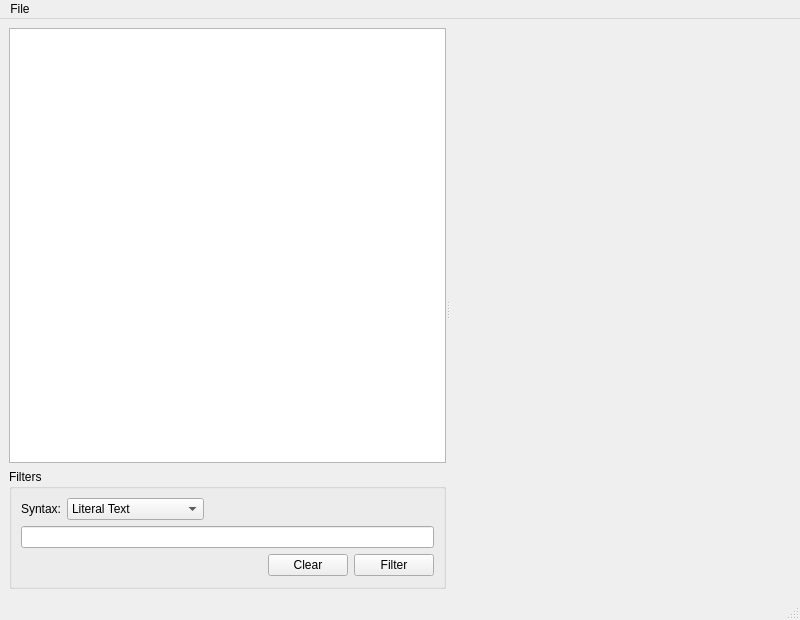
<?xml version="1.0" encoding="UTF-8"?>
<ui version="4.0">
 <class>MainWindow</class>
 <widget class="QMainWindow" name="MainWindow">
  <property name="geometry">
   <rect>
    <x>0</x>
    <y>0</y>
    <width>800</width>
    <height>620</height>
   </rect>
  </property>
  <property name="windowTitle">
   <string>Part Viewer</string>
  </property>
  <widget class="QWidget" name="centralwidget">
   <layout class="QGridLayout" name="gridLayout">
    <item row="0" column="0">
     <widget class="QSplitter" name="splitter">
      <property name="orientation">
       <enum>Qt::Horizontal</enum>
      </property>
      <widget class="QWidget" name="layoutWidget">
       <layout class="QVBoxLayout" name="verticalLayout_2">
        <item>
         <widget class="QTableView" name="partsTableView">
          <property name="sizePolicy">
           <sizepolicy hsizetype="Preferred" vsizetype="Preferred">
            <horstretch>2</horstretch>
            <verstretch>0</verstretch>
           </sizepolicy>
          </property>
         </widget>
        </item>
        <item>
         <widget class="QGroupBox" name="filterGroupBox">
          <property name="minimumSize">
           <size>
            <width>0</width>
            <height>120</height>
           </size>
          </property>
          <property name="maximumSize">
           <size>
            <width>16777215</width>
            <height>120</height>
           </size>
          </property>
          <property name="title">
           <string>Filters</string>
          </property>
          <layout class="QVBoxLayout" name="verticalLayout">
           <item>
            <layout class="QHBoxLayout" name="horizontalLayout">
             <item>
              <widget class="QLabel" name="label">
               <property name="text">
                <string>Syntax:</string>
               </property>
              </widget>
             </item>
             <item>
              <widget class="QComboBox" name="syntaxComboBox">
               <property name="minimumSize">
                <size>
                 <width>100</width>
                 <height>0</height>
                </size>
               </property>
               <item>
                <property name="text">
                 <string>Literal Text</string>
                </property>
               </item>
               <item>
                <property name="text">
                 <string>Regular Expression</string>
                </property>
               </item>
              </widget>
             </item>
             <item>
              <spacer name="horizontalSpacer_2">
               <property name="orientation">
                <enum>Qt::Horizontal</enum>
               </property>
               <property name="sizeHint" stdset="0">
                <size>
                 <width>40</width>
                 <height>20</height>
                </size>
               </property>
              </spacer>
             </item>
            </layout>
           </item>
           <item>
            <widget class="QLineEdit" name="filterLineEdit"/>
           </item>
           <item>
            <layout class="QHBoxLayout" name="horizontalLayout_2">
             <item>
              <spacer name="horizontalSpacer">
               <property name="orientation">
                <enum>Qt::Horizontal</enum>
               </property>
               <property name="sizeHint" stdset="0">
                <size>
                 <width>40</width>
                 <height>20</height>
                </size>
               </property>
              </spacer>
             </item>
             <item>
              <widget class="QPushButton" name="clearPushButton">
               <property name="text">
                <string>Clear</string>
               </property>
              </widget>
             </item>
             <item>
              <widget class="QPushButton" name="filterPushButton">
               <property name="text">
                <string>Filter</string>
               </property>
              </widget>
             </item>
            </layout>
           </item>
          </layout>
         </widget>
        </item>
       </layout>
      </widget>
      <widget class="QWidget" name="layoutWidget">
       <layout class="QVBoxLayout" name="verticalLayout_3">
        <item>
         <widget class="QWidget" name="openGLWidget" native="true">
          <property name="sizePolicy">
           <sizepolicy hsizetype="Expanding" vsizetype="Expanding">
            <horstretch>5</horstretch>
            <verstretch>0</verstretch>
           </sizepolicy>
          </property>
          <property name="minimumSize">
           <size>
            <width>200</width>
            <height>200</height>
           </size>
          </property>
         </widget>
        </item>
        <item>
         <widget class="QWidget" name="colorWidget" native="true">
          <property name="sizePolicy">
           <sizepolicy hsizetype="Expanding" vsizetype="Expanding">
            <horstretch>5</horstretch>
            <verstretch>0</verstretch>
           </sizepolicy>
          </property>
          <property name="minimumSize">
           <size>
            <width>200</width>
            <height>200</height>
           </size>
          </property>
         </widget>
        </item>
       </layout>
      </widget>
     </widget>
    </item>
   </layout>
  </widget>
  <widget class="QMenuBar" name="menubar">
   <property name="geometry">
    <rect>
     <x>0</x>
     <y>0</y>
     <width>800</width>
     <height>21</height>
    </rect>
   </property>
   <widget class="QMenu" name="menuFile">
    <property name="title">
     <string>File</string>
    </property>
    <addaction name="actionQuit"/>
   </widget>
   <addaction name="menuFile"/>
  </widget>
  <widget class="QStatusBar" name="statusbar"/>
  <action name="actionQuit">
   <property name="text">
    <string>Quit</string>
   </property>
  </action>
 </widget>
 <resources/>
 <connections/>
</ui>
